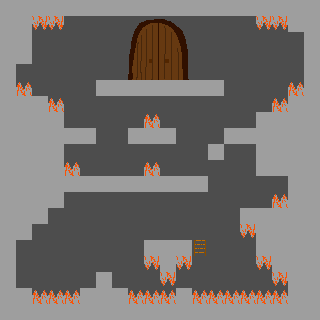

Below is a game level as drawn by its tile map, then a one-line description and the .tmx that defines it (tile-layer data replaced by summaries):
An orthogonal 20x20 tile map with 16x16 px tiles, 9 tile layers (Door Barrier Closed, Door Barrier Open, Background, Furniture, ...), 2 tilesets and 2 objects.

<map version="1.10" tiledversion="1.10.2" orientation="orthogonal" renderorder="right-down" width="20" height="20" tilewidth="16" tileheight="16" infinite="0" nextlayerid="15" nextobjectid="6">
 <tileset firstgid="1" source="Testing Tiles.tsx" />
 <tileset firstgid="31" source="Interior.tsx" />
 <layer id="9" name="Door Barrier Closed" width="20" height="20">
  <data>[400 cells, 0 non-empty, 0 distinct tile ids]</data>
 </layer>
 <layer id="8" name="Door Barrier Open" width="20" height="20">
  <data>[400 cells, 0 non-empty, 0 distinct tile ids]</data>
 </layer>
 <layer id="2" name="Background" width="20" height="20">
  <data>[400 cells, 322 non-empty, 1 distinct tile ids]</data>
 </layer>
 <layer id="3" name="Furniture" width="20" height="20">
  <data>[400 cells, 0 non-empty, 0 distinct tile ids]</data>
 </layer>
 <layer id="4" name="Door Background" width="20" height="20">
  <data>[400 cells, 1 non-empty, 1 distinct tile ids]</data>
 </layer>
 <layer id="1" name="Platforms" width="20" height="20">
  <data>[400 cells, 167 non-empty, 1 distinct tile ids]</data>
 </layer>
 <layer id="14" name="Death" width="20" height="20">
  <data>[400 cells, 30 non-empty, 2 distinct tile ids]</data>
 </layer>
 <layer id="13" name="Ladders" width="20" height="20">
  <data>[400 cells, 1 non-empty, 1 distinct tile ids]</data>
 </layer>
 <objectgroup id="12" name="Moving Platforms" />
 <layer id="11" name="Moving Platforms" width="20" height="20">
  <data>[400 cells, 0 non-empty, 0 distinct tile ids]</data>
 </layer>
 <objectgroup id="7" name="Locked Doors">
  <properties>
   <property name="id" value="1.3.1" />
  </properties>
 </objectgroup>
 <objectgroup id="6" name="Collectibles">
  <object id="5" x="24" y="283">
   <properties>
    <property name="name" value="Diamond" />
    <property name="type" value="Secret" />
   </properties>
   <point />
  </object>
 </objectgroup>
 <objectgroup id="10" name="Warp Doors">
  <properties>
   <property name="dest_x" type="int" value="84" />
   <property name="dest_y" type="int" value="12" />
   <property name="key_req" value="None" />
   <property name="warp" value="2.1" />
  </properties>
  <object id="4" x="158.878" y="69.545">
   <properties>
    <property name="dest_x" type="int" value="84" />
    <property name="dest_y" type="int" value="12" />
    <property name="key_req" value="None" />
    <property name="warp" value="2.1" />
   </properties>
   <point />
  </object>
 </objectgroup>
</map>
